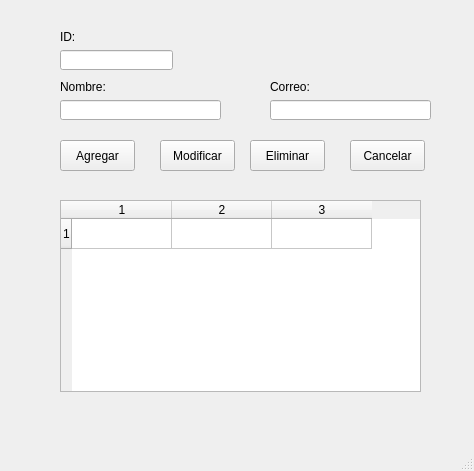
<?xml version="1.0" encoding="UTF-8"?>
<ui version="4.0">
 <class>MainWindow</class>
 <widget class="QMainWindow" name="MainWindow">
  <property name="geometry">
   <rect>
    <x>0</x>
    <y>0</y>
    <width>474</width>
    <height>471</height>
   </rect>
  </property>
  <property name="windowTitle">
   <string>Contactos</string>
  </property>
  <widget class="QWidget" name="centralwidget">
   <widget class="QPushButton" name="btnAgregar">
    <property name="geometry">
     <rect>
      <x>60</x>
      <y>140</y>
      <width>75</width>
      <height>31</height>
     </rect>
    </property>
    <property name="text">
     <string>Agregar</string>
    </property>
   </widget>
   <widget class="QPushButton" name="btnModificar">
    <property name="geometry">
     <rect>
      <x>160</x>
      <y>140</y>
      <width>75</width>
      <height>31</height>
     </rect>
    </property>
    <property name="text">
     <string>Modificar</string>
    </property>
   </widget>
   <widget class="QPushButton" name="btnEliminar">
    <property name="geometry">
     <rect>
      <x>250</x>
      <y>140</y>
      <width>75</width>
      <height>31</height>
     </rect>
    </property>
    <property name="text">
     <string>Eliminar</string>
    </property>
   </widget>
   <widget class="QPushButton" name="btnCancelar">
    <property name="geometry">
     <rect>
      <x>350</x>
      <y>140</y>
      <width>75</width>
      <height>31</height>
     </rect>
    </property>
    <property name="text">
     <string>Cancelar</string>
    </property>
   </widget>
   <widget class="QTableWidget" name="tblContactos">
    <property name="geometry">
     <rect>
      <x>60</x>
      <y>200</y>
      <width>361</width>
      <height>192</height>
     </rect>
    </property>
    <property name="rowCount">
     <number>1</number>
    </property>
    <property name="columnCount">
     <number>3</number>
    </property>
    <row/>
    <column/>
    <column/>
    <column/>
   </widget>
   <widget class="QLineEdit" name="txtNombre">
    <property name="geometry">
     <rect>
      <x>60</x>
      <y>100</y>
      <width>161</width>
      <height>20</height>
     </rect>
    </property>
   </widget>
   <widget class="QLineEdit" name="txtCorreo">
    <property name="geometry">
     <rect>
      <x>270</x>
      <y>100</y>
      <width>161</width>
      <height>20</height>
     </rect>
    </property>
   </widget>
   <widget class="QLineEdit" name="txtID">
    <property name="geometry">
     <rect>
      <x>60</x>
      <y>50</y>
      <width>113</width>
      <height>20</height>
     </rect>
    </property>
    <property name="readOnly">
     <bool>true</bool>
    </property>
   </widget>
   <widget class="QLabel" name="label">
    <property name="geometry">
     <rect>
      <x>60</x>
      <y>30</y>
      <width>47</width>
      <height>13</height>
     </rect>
    </property>
    <property name="text">
     <string>ID:</string>
    </property>
   </widget>
   <widget class="QLabel" name="label_2">
    <property name="geometry">
     <rect>
      <x>60</x>
      <y>80</y>
      <width>47</width>
      <height>13</height>
     </rect>
    </property>
    <property name="text">
     <string>Nombre:</string>
    </property>
   </widget>
   <widget class="QLabel" name="label_3">
    <property name="geometry">
     <rect>
      <x>270</x>
      <y>80</y>
      <width>47</width>
      <height>13</height>
     </rect>
    </property>
    <property name="text">
     <string>Correo:</string>
    </property>
   </widget>
  </widget>
  <widget class="QMenuBar" name="menubar">
   <property name="geometry">
    <rect>
     <x>0</x>
     <y>0</y>
     <width>474</width>
     <height>21</height>
    </rect>
   </property>
  </widget>
  <widget class="QStatusBar" name="statusbar"/>
 </widget>
 <resources/>
 <connections/>
</ui>
